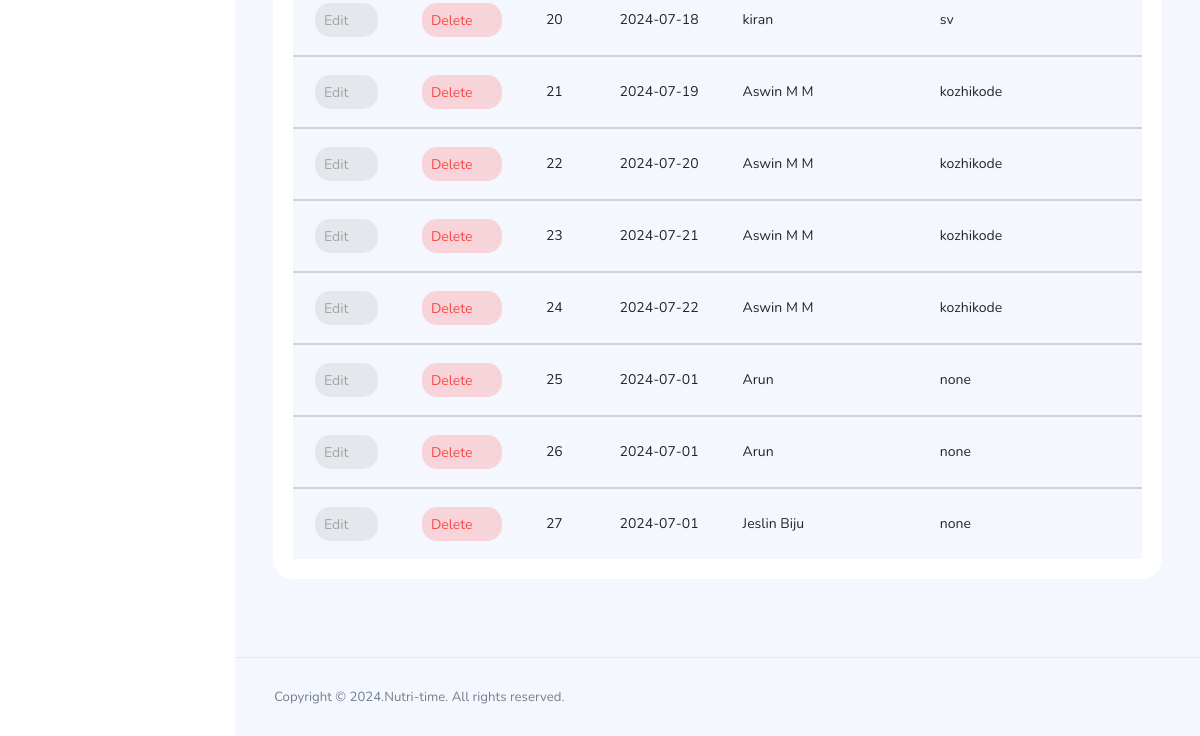
Before: /Admin/pages/admin-sales.php (signed in, lower part) with the older database file.
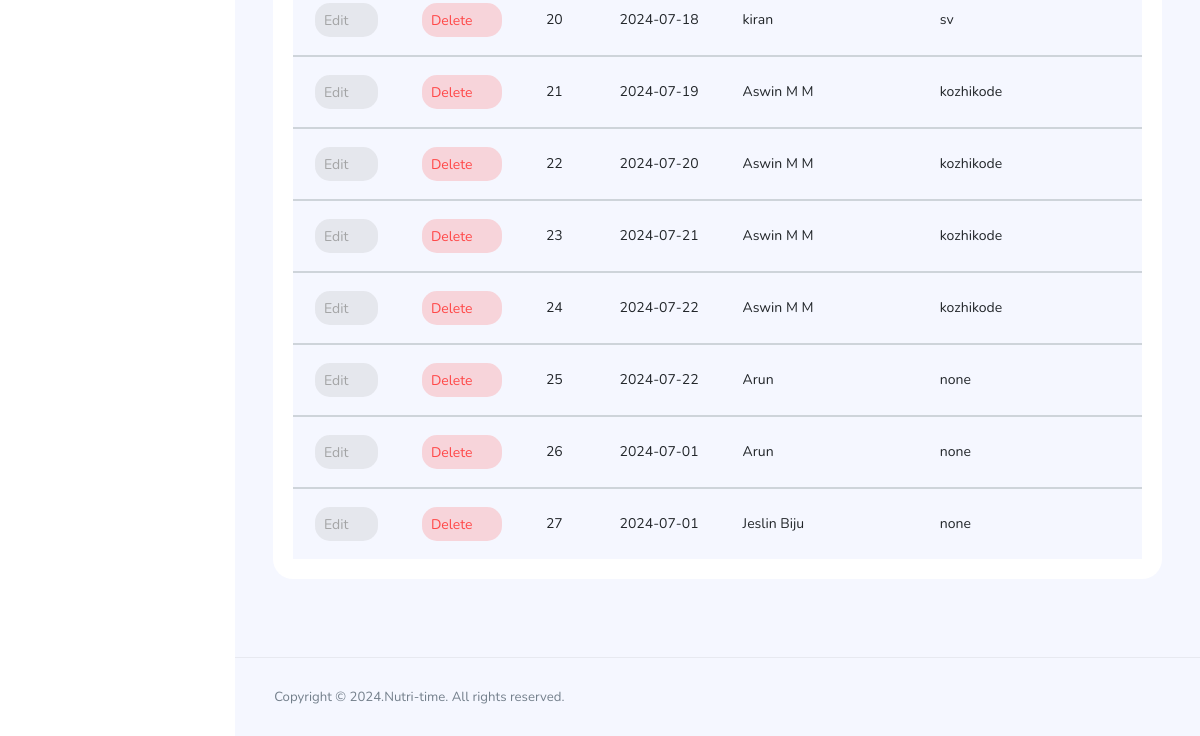
After: the same page with the newer database file.
### tables this page shows
CREATE TABLE `sales` (
  `sales_id` int(11) NOT NULL,
  `sales_proid` int(10) NOT NULL,
  `sales_procode` varchar(20) NOT NULL,
  `sales_proname` varchar(100) NOT NULL,
  `sales_procat` varchar(50) NOT NULL,
  `sales_prosubcat` varchar(50) NOT NULL,
  `sales_mrp` varchar(10) NOT NULL,
  `sales_quan` varchar(10) NOT NULL,
  `sales_curquan` varchar(10) NOT NULL,
  `sales_vp` varchar(20) NOT NULL,
  `sales_vptotal` varchar(10) NOT NULL,
  `sales_gst` varchar(10) NOT NULL,
  `sales_dis` varchar(10) NOT NULL,
  `sales_dispri` varchar(11) NOT NULL,
  `sales_cus` varchar(100) NOT NULL,
  `sales_address` varchar(100) NOT NULL,
  `sales_total` varchar(20) NOT NULL,
  `sales_date` varchar(100) NOT NULL
);

### Admin/pages/admin-sales.php (the view, shortened to what this page needs)
<?php
include './connect.php';
?>
<!DOCTYPE html>
<html lang="en">
<head>
  <link rel="stylesheet" href="../vendors/feather/feather.css">
  <link rel="stylesheet" href="../vendors/ti-icons/css/themify-icons.css">
  <link rel="stylesheet" href="../css/vertical-layout-light/style.css">
</head>
<body>
  <div class="container-scroller">
    <?php
    include './topbar.php';
    ?>
    <div class="main-panel">
      <div class="content-wrapper">
        <div class="row ">
          <div class="col-lg-12 grid-margin stretch-card">
            <div class="card">
              <div class="card-body">
                <div class="table-responsive">
                  <table class="table table-striped">
                    <?php
                    $sql = mysqli_query($conn, "SELECT * FROM sales ORDER BY sales_id ");
                    $serialNo = 1;
                    while ($row = mysqli_fetch_assoc($sql)) {
                      $sale_id = $row['sales_id'];
                      $sale_procode = $row['sales_procode'];
                      $sale_date = $row['sales_date'];
                      $sale_cus = $row['sales_cus'];
                      $sale_address = $row['sales_address'];
                    ?>
                      <tbody>
                        <tr>
                          <td><a href="admin-sales.php?sid=<?php echo $sale_id; ?>" class="btn btn-inverse-secondary btn-icon-text p-2">Edit<i class="ti-pencil-alt btn-icon-append"></i></a>
                          </td>
                          <td><a href="admin-sales.php?sd_id=<?php echo $sale_id; ?>" class="btn btn-inverse-danger btn-icon-text p-2">Delete<i class="ti-trash btn-icon-prepend"></i></a>
                          </td>
                          <td class="py-1"><?php echo $serialNo++; ?></td>
                          <td><?php echo $sale_date; ?></td>
                          <td><?php echo $sale_cus; ?></td>
                          <td><?php echo $sale_address; ?></td>
                          <td class="py-1"><?php echo $sale_procode; ?></td>
                        </tr>
                      </tbody>
                    <?php
                    }
                    ?>
                  </table>
                </div>
              </div>
            </div>
          </div>
        </div>
      </div>
      <footer class="footer">
        <div class="d-sm-flex justify-content-center justify-content-sm-between">
          <span class="text-muted text-center text-sm-left d-block d-sm-inline-block">Copyright © 2024.Nutri-time. All rights reserved.</span>
        </div>
      </footer>
    </div>
  </div>
  </div>
</body>
</html>

### Admin/pages/topbar.php (shortened to what this page needs)
<div class="container-fluid page-body-wrapper">
  <nav class="sidebar sidebar-offcanvas" id="sidebar">
  </nav>

Changed rows visible on the page:
changed sales (number 6 of 8 on the later page): sales_date "2024-07-01" → "2024-07-22"
